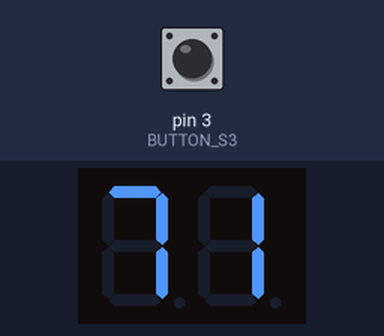
The sketch below on a simulated Arduino Uno, built with avr-gcc and run on an emulated ATmega328P. Parts: 2-digit seven-segment display. Wiring (inferred from the names in the program): 2-digit 7-segment display, segments lit when HIGH: segments pin 4, pin 5, pin 6, pin 7, pin 8, pin 9, pin 10; digit selects pin 11, pin 12. Inputs (shaded band) come from the test bench; at power-on: pin 3 (BUTTON_S3) HIGH. The segment pins are drawn as the display they are named for.

Above: at 1.2 s.
1.3 s: pin 3 (BUTTON_S3) pulled LOW for 0.15 s
At 1.8 s:
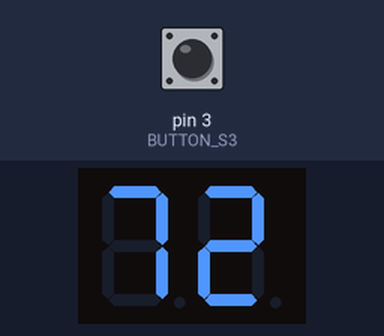
2.9 s: pin 3 (BUTTON_S3) pulled LOW for 1 s
At 4.2 s:
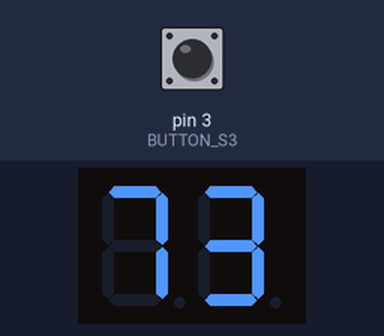
5.4 s: pin 3 (BUTTON_S3) pulled LOW for 0.15 s
At 6.1 s:
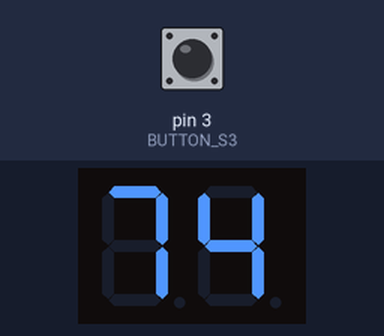
7.0 s: pin 3 (BUTTON_S3) pulled LOW for 1 s
At 8.6 s:
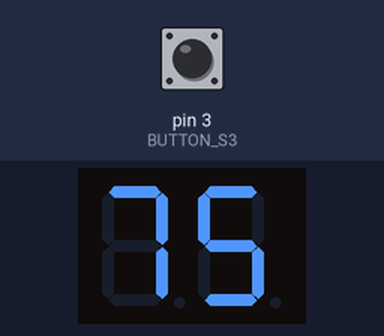
Timing chart, 0 to 10.1 s (numbered marks = the images above; inputs shaded):
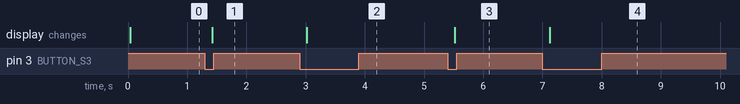

Measured:
- after the input at 1.3 s, the display: changes after 0.12 s (image 1)
- after the input at 2.9 s, the display: changes after 0.12 s (image 2)
- after the input at 5.4 s, the display: changes after 0.12 s (image 3)
- after the input at 7.0 s, the display: changes after 0.12 s (image 4)

The sketch:

SevenSegmentCounter.ino
```cpp
#pragma GCC push_options
#pragma GCC optimize ("O1")
#define STUDENT_ID 402107271
#define SEG_A 4
#define SEG_B 5
#define SEG_C 6
#define SEG_D 7
#define SEG_E 8
#define SEG_F 9
#define SEG_G 10
#define DIGIT1 11
#define DIGIT2 12
#define BUTTON_S3 3

int initialValue;
int currentValue;
bool lastReading = HIGH;
bool lastStableState = HIGH;
unsigned long lastDebounceTime = 0;
const unsigned long debounceDelay = 50;

byte digitPatterns[10] = {
  0b00111111,
  0b00000110,
  0b01011011,
  0b01001111,
  0b01100110,
  0b01101101,
  0b01111101,
  0b00000111,
  0b01111111,
  0b01101111
};

void setup() {
  pinMode(SEG_A, OUTPUT); pinMode(SEG_B, OUTPUT); pinMode(SEG_C, OUTPUT);
  pinMode(SEG_D, OUTPUT); pinMode(SEG_E, OUTPUT); pinMode(SEG_F, OUTPUT);
  pinMode(SEG_G, OUTPUT);
  pinMode(DIGIT1, OUTPUT);
  pinMode(DIGIT2, OUTPUT);
  pinMode(BUTTON_S3, INPUT_PULLUP);
  initialValue = STUDENT_ID % 100;
  currentValue = initialValue;
  lastReading = digitalRead(BUTTON_S3);
  lastStableState = digitalRead(BUTTON_S3);
}

void loop() {
  displayNumber(currentValue);

  bool reading = digitalRead(BUTTON_S3);

  if (reading != lastReading) {
    lastDebounceTime = millis();
  }

  if ((millis() - lastDebounceTime) > debounceDelay) {
    if (reading != lastStableState) {
      lastStableState = reading;
      if (lastStableState == LOW) {
        currentValue++;
        if (currentValue > 99) {
          currentValue = initialValue - 1;
        }
      }
    }
  }

  lastReading = reading;
}

void displayNumber(int num) {
  int tens = num / 10;
  int units = num % 10;

  digitalWrite(DIGIT2, HIGH);
  digitalWrite(DIGIT1, LOW);
  setSegments(tens);
  delay(2);

  digitalWrite(DIGIT1, HIGH);
  digitalWrite(DIGIT2, LOW);
  setSegments(units);
  delay(2);
}

void setSegments(int digit) {
  digitalWrite(SEG_A, bitRead(digitPatterns[digit], 0));
  digitalWrite(SEG_B, bitRead(digitPatterns[digit], 1));
  digitalWrite(SEG_C, bitRead(digitPatterns[digit], 2));
  digitalWrite(SEG_D, bitRead(digitPatterns[digit], 3));
  digitalWrite(SEG_E, bitRead(digitPatterns[digit], 4));
  digitalWrite(SEG_F, bitRead(digitPatterns[digit], 5));
  digitalWrite(SEG_G, bitRead(digitPatterns[digit], 6));
}

#pragma GCC pop_options
```
